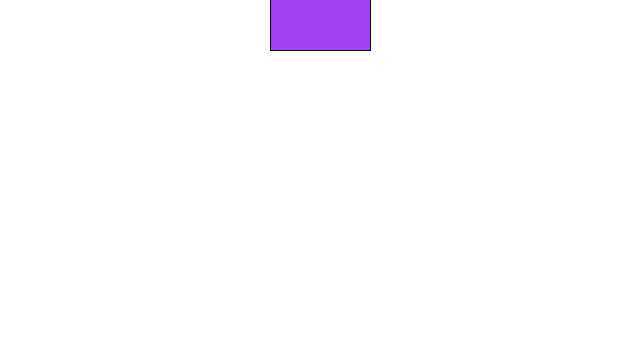
Frame 1 (no input)
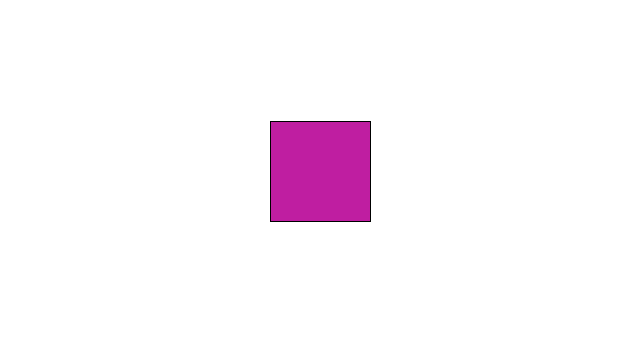
Frame 60 (the mouse pressed at the canvas centre just before this capture)
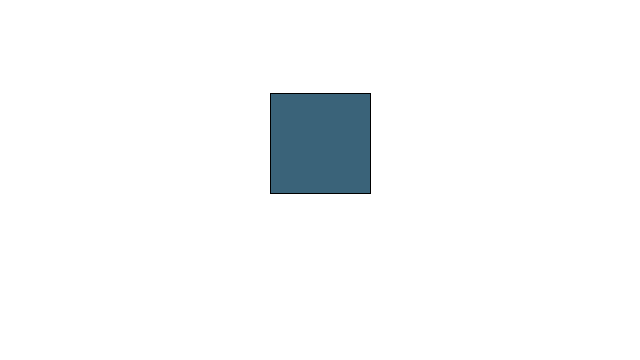
Frame 120 (the mouse held since frame 60 and released just before this capture)

The Processing sketch that drew these frames (run headless with seeded random() and noise(); from frame 60 on, the mouse is pressed at the canvas centre):

// Processing sketch: Day_Eleven_1
// ── Day_Eleven_1.pde
//Gravity 
float x = 320; 
float y = 0; 
float speed = 0; //speed of jump
float gravity = 0.1;

void setup(){
  size(640,360); //size of box
}

void draw(){
  background(255); // background color
  fill(random(255),random(255),random(255)); // fill random colors
  stroke(0); // stroke color
  rectMode(CENTER);
  rect(x,y,100,100); //rectangle size
  //drop the bouncy box
  y = y + speed;
  speed = speed + gravity;
  //reverse speed when reach bottom 
  if(y > height){
  speed = speed * -0.95;
  y = height;
  }
}
